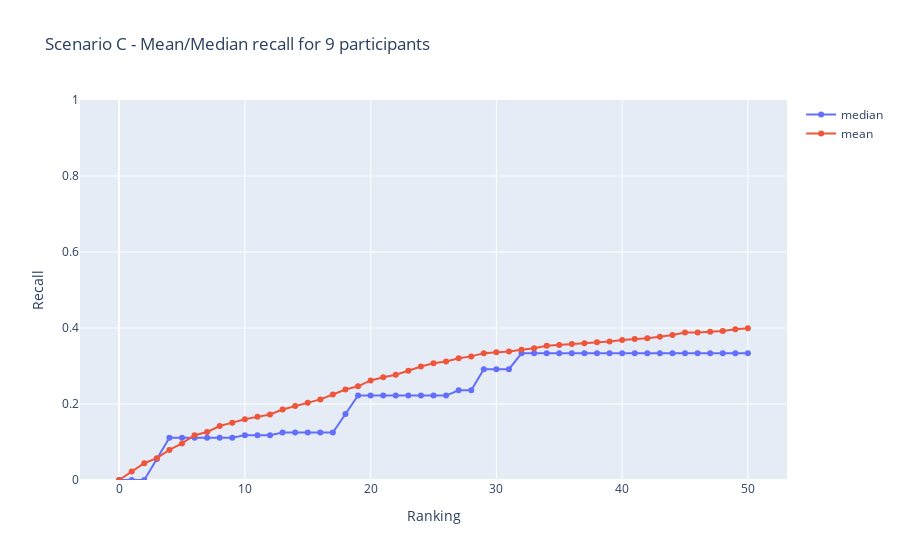

The notebook cell this image was saved under:
### Code cell
nb_of_participants = 9
conn = create_connection(db_file)
data_9 = recall_for_questions_participants(conn, nb_of_participants, "C")
plot_results_for_participants(data_9, nb_of_participants, "C")
